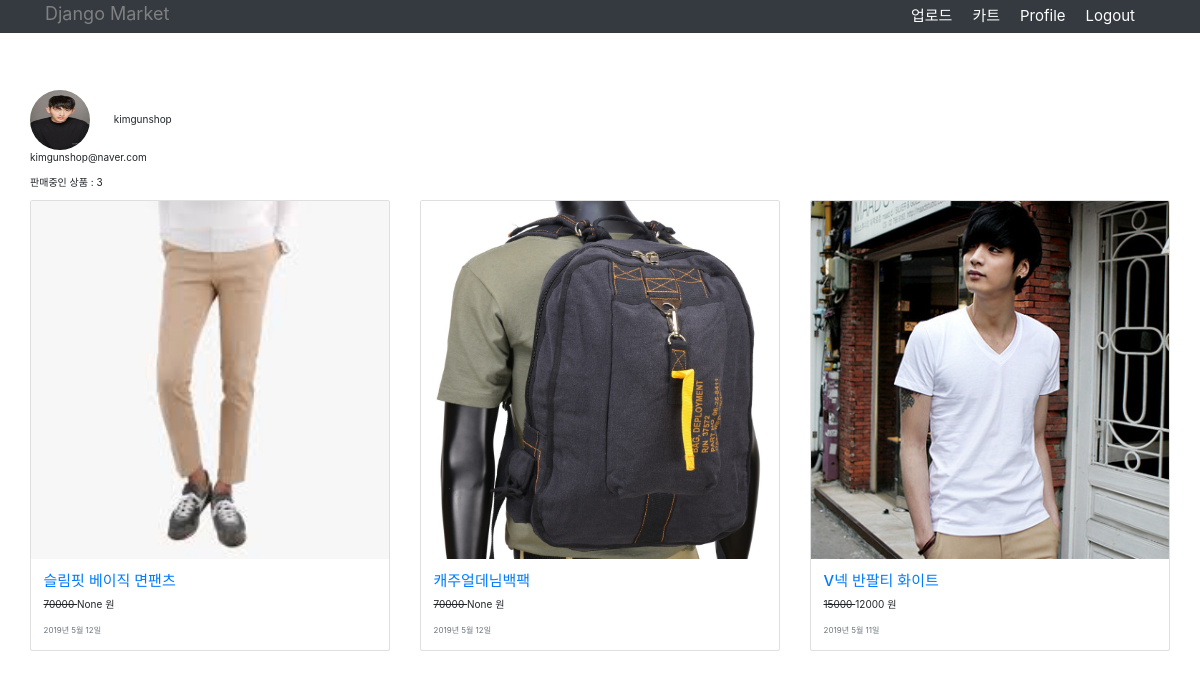
Screenshot of /seller/9/ (signed in) with the database file from the repository.
### users/models.py (models this page shows, shortened)
class Profile(models.Model):
    user = models.OneToOneField(User, on_delete=models.CASCADE)
    image = models.ImageField(default='default.jpg', upload_to='profile_pics')

### blog/models.py (models this page shows, shortened)
class Product(models.Model):
    title = models.CharField(verbose_name='상품명', max_length=100)
    image = models.ImageField(verbose_name='상품이미지', upload_to="photo", default='default.jpg')
    slug = models.SlugField(max_length=200, db_index=True, unique=True,
                            allow_unicode=True, null=True)
    price = models.DecimalField(verbose_name='정가', max_digits=10, decimal_places=0, null=True)
    discount_price = models.DecimalField(verbose_name='할인가', max_digits=10, decimal_places=0, null=True, blank=True)
    content = models.TextField(verbose_name='상품설명')
    date_posted = models.DateTimeField(default=timezone.now)
    author = models.ForeignKey(User, on_delete=models.CASCADE)
    category = models.ForeignKey(Category, on_delete=models.SET_NULL, null=True)
    class Meta:
        ordering = ['-date_posted']
    def get_absolute_url(self):
        return reverse('product-detail', args=[self.id, self.slug])

### blog/views.py (the view)
# urls.py: path('seller/<int:id>/', list_by_seller, name='list-by-seller'),
def list_by_seller(request, id):
    seller = User.objects.get(id=id)
    items = Product.objects.filter(author=seller)
    context = {'items': items, 'seller': seller}
    return render(request, 'blog/list_by_seller.html', context)

### blog/templates/blog/list_by_seller.html
{% extends "blog/base.html" %}
{% block content %}
<div class="row">
    <div class="media-body pt-3">
      <img class="rounded-circle article-img" style="width:60px; height:60px;"
       src="{{seller.profile.image.url}}">
      <span class="mr-2 pl-2">{{ seller.username }}</span>
      <p>{{ seller.email }}</p>
      <p>판매중인 상품 : {{ items.count }}</p>
  </div>
    <div class="row">
        {% for product in items %}
        <div class="col-lg-4 col-md-6 mb-4" id="post-card-{{product.pk}}">
            <div class="card h-100">
                <a href="#"><img class="card-img-top" src="{{ product.image.url }}"></a>
                <div class="card-body">
                    <h4 class="card-title">
                        <a href="{{product.get_absolute_url}}">{{ product.title }}</a>
                    </h4>
                    <p><span style="text-decoration:line-through">{{ product.price }}
                    </span>
                        {{product.discount_price}} 원
                    </p>
                    <small class="text-muted">{{ product.date_posted|date:"Y년 F d일" }}</small>
                </div>
            </div>
        </div>
        {% endfor %}
    </div>
</div>
{% endblock content %}

### blog/static/blog/main.css (style rules this page uses)
body { background: #fafafa; color: #333333; margin-top: 5rem; }
h1, h2, h3, h4, h5, h6 { color: #444444; }
.article-img { height: 65px; width: 65px; margin-right: 16px; }

### rows the page displays
Product: image (picture), title "슬림핏 베이직 면팬츠", price "70000", discount_price "None", date_posted "2019년 5월 12일"
Product: image (picture), title "캐주얼데님백팩", price "70000", discount_price "None", date_posted "2019년 5월 12일"
Product: image (picture), title "V넥 반팔티 화이트", price "15000", discount_price "12000", date_posted "2019년 5월 11일"

### other values shown
{{ seller.username }} "kimgunshop"
{{ seller.email }} "kimgunshop@naver.com"
{{ items.count }} "3"
